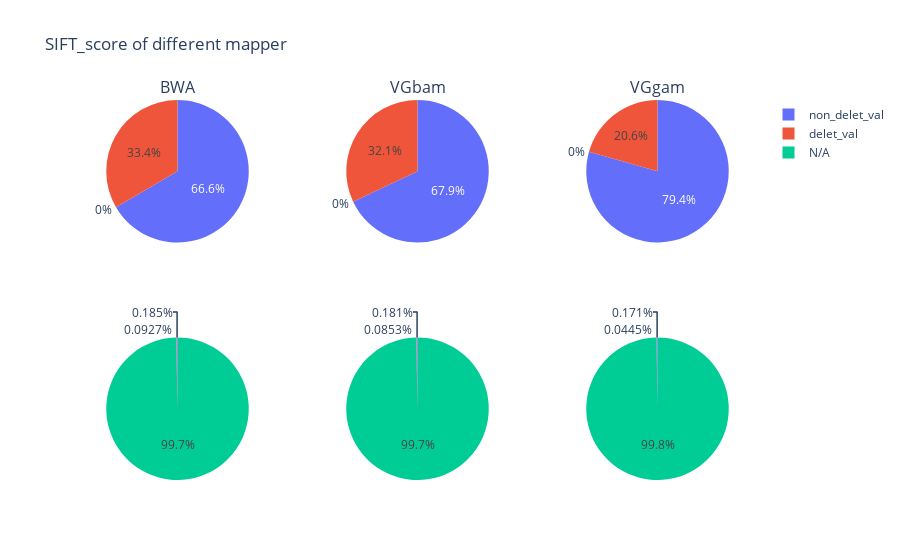

The notebook cell this image was saved under:
### Code cell
fig = make_subplots(2, 3, specs=[[{'type':'domain'}, {'type':'domain'}, {'type':'domain'}],
                                  [{'type':'domain'}, {'type':'domain'}, {'type':'domain'}]],
                    subplot_titles=['BWA', 'VGbam','VGgam',' ', ' ',' '])

fig.add_trace(go.Pie(labels=count_sift_bwa["ID"], values=count_sift_bwa["pct_sift"], scalegroup='one',
                     name="BWA"), 1, 1)
fig.add_trace(go.Pie(labels=count_sift_VGbam["ID"], values=count_sift_VGbam["pct_sift"], scalegroup='one',
                     name="VGb"), 1, 2)
fig.add_trace(go.Pie(labels=count_sift_VGgam["ID"], values=count_sift_VGgam["pct_sift"], scalegroup='one',
                     name="VGg"), 1, 3)



fig.add_trace(go.Pie(labels=count_sift_bwa["ID"], values=count_sift_bwa["pct_ovr"], scalegroup='one',
                     name="BWA"), 2, 1)
fig.add_trace(go.Pie(labels=count_sift_VGbam["ID"], values=count_sift_VGbam["pct_ovr"], scalegroup='one',
                     name="VGb"), 2, 2)
fig.add_trace(go.Pie(labels=count_sift_VGgam["ID"], values=count_sift_VGgam["pct_ovr"], scalegroup='one',
                     name="VGg"), 2, 3)

fig.update_layout(title_text='SIFT_score of different mapper')
fig.show()

### Figure 1 — Plotly figure (JSON) as saved in the notebook; plotly's stock layout.template omitted (floating-point values rounded to 4 significant figures)
{"data": [{"domain": {"x": [0, 0.2889], "y": [0.625, 1]}, "labels": ["delet_val", "non_delet_val", "N/A"], "name": "BWA", "scalegroup": "one", "type": "pie", "values": [33.44, 66.56, 0]}, {"domain": {"x": [0.3556, 0.6444], "y": [0.625, 1]}, "labels": ["delet_val", "non_delet_val", "N/A"], "name": "VGb", "scalegroup": "one", "type": "pie", "values": [32.06, 67.94, 0]}, {"domain": {"x": [0.7111, 1], "y": [0.625, 1]}, "labels": ["delet_val", "non_delet_val", "N/A"], "name": "VGg", "scalegroup": "one", "type": "pie", "values": [20.59, 79.41, 0]}, {"domain": {"x": [0, 0.2889], "y": [0, 0.375]}, "labels": ["delet_val", "non_delet_val", "N/A"], "name": "BWA", "scalegroup": "one", "type": "pie", "values": [0.0927, 0.1845, 99.72]}, {"domain": {"x": [0.3556, 0.6444], "y": [0, 0.375]}, "labels": ["delet_val", "non_delet_val", "N/A"], "name": "VGb", "scalegroup": "one", "type": "pie", "values": [0.08526, 0.1807, 99.73]}, {"domain": {"x": [0.7111, 1], "y": [0, 0.375]}, "labels": ["delet_val", "non_delet_val", "N/A"], "name": "VGg", "scalegroup": "one", "type": "pie", "values": [0.04446, 0.1715, 99.78]}], "layout": {"annotations": [{"font": {"size": 16}, "showarrow": false, "text": "BWA", "x": 0.1444, "xanchor": "center", "xref": "paper", "y": 1, "yanchor": "bottom", "yref": "paper"}, {"font": {"size": 16}, "showarrow": false, "text": "VGbam", "x": 0.5, "xanchor": "center", "xref": "paper", "y": 1, "yanchor": "bottom", "yref": "paper"}, {"font": {"size": 16}, "showarrow": false, "text": "VGgam", "x": 0.8556, "xanchor": "center", "xref": "paper", "y": 1, "yanchor": "bottom", "yref": "paper"}, {"font": {"size": 16}, "showarrow": false, "text": " ", "x": 0.1444, "xanchor": "center", "xref": "paper", "y": 0.375, "yanchor": "bottom", "yref": "paper"}, {"font": {"size": 16}, "showarrow": false, "text": " ", "x": 0.5, "xanchor": "center", "xref": "paper", "y": 0.375, "yanchor": "bottom", "yref": "paper"}, {"font": {"size": 16}, "showarrow": false, "text": " ", "x": 0.8556, "xanchor": "center", "xref": "paper", "y": 0.375, "yanchor": "bottom", "yref": "paper"}], "title": {"text": "SIFT_score of different mapper"}}}
